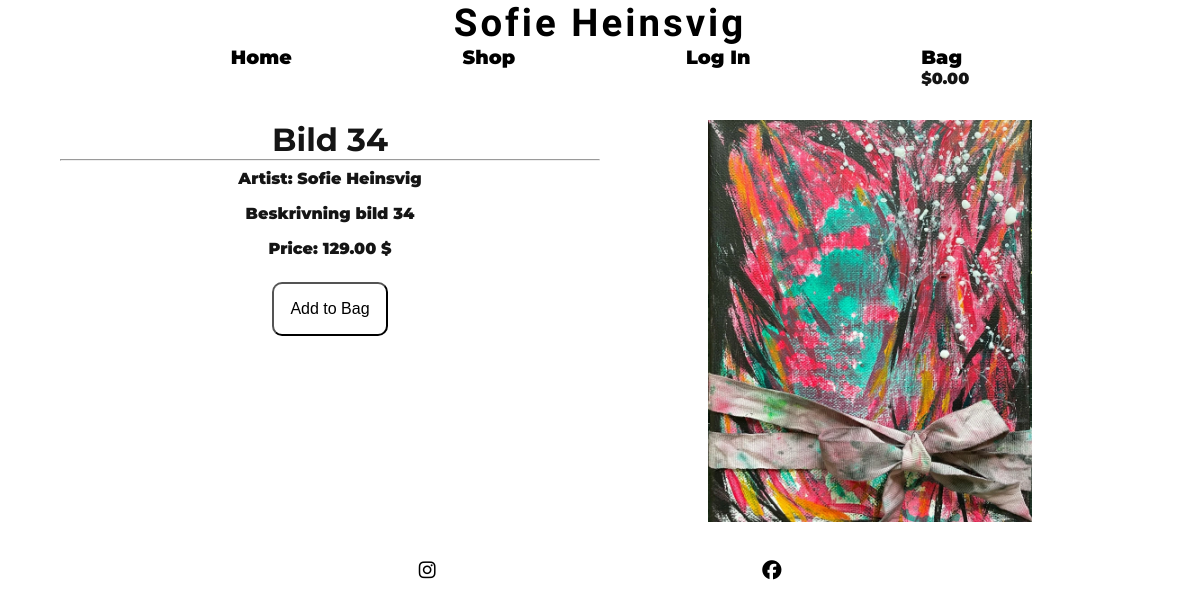
/store/product/2/, run on the app's committed database.
### store/models.py (models this page shows, shortened)
class Product(models.Model):
    name = models.CharField(max_length=255)
    description = models.TextField()
    price = models.DecimalField(max_digits=8, decimal_places=2)
    image = models.ImageField(upload_to='product_images/')
    category = models.ForeignKey(Category, on_delete=models.CASCADE)
    artist = models.ForeignKey(Artist, on_delete=models.CASCADE)
    created_at = models.DateTimeField(auto_now_add=True)

class Artist(models.Model):
    name = models.CharField(max_length=255)
    def __str__(self):
        return self.name

### store/views.py (the view)
# urls.py: path('product/<int:pk>/', views.product_detail, name='product_detail'),
def product_detail(request, pk):
    product = get_object_or_404(Product, pk=pk)
    context = {
        'product': product,
    }
    return render(request, 'store/product_detail.html', context)

### bag/contexts.py (called while the page is built, shortened)
def bag_contents(request):
    bag_items = []
    total = 0
    product_count = 0
    bag = request.session.get('bag', {})
    context = {
        'bag_items': bag_items,
        'total': total,
        'product_count': product_count,
    }
    return context

### store/templates/store/product_detail.html (shortened to what this page needs)
{% extends "base.html" %}
{% load static %}
{% block content %}
    <div class="product-detail">
        <div>
            <h1>{{ product.name }}</h1>
            <hr>
            <p>Artist: {{ product.artist }}</p>
            <p>{{ product.description }}</p>
            <p>Price: {{ product.price }} $</p>
            <form method="POST" action="{% url 'add_to_bag' product.id %}">
                <input type="submit" value="Add to Bag" class="submit-button">
            </form>
        </div>
        <div>
            <img src="{{ product.image.url }}" alt="{{ product.name }}">
        </div>
    </div>
{% endblock %}

### static/css/style.css (style rules this page uses)
* { margin: 0; padding: 0; box-sizing: border-box; }
body { font-family: Montserrat, sans-serif; color: #151515; position: relative; font-weight: 900; font-size: 1rem; width: 90vw; margin-inline: auto; }
img { max-width: 100%; }
.product-detail { display: grid; grid-template-columns: 1fr 1fr; text-align: center; padding-top: 2em; }
.product-detail img { width: 60%; }
.product-detail p { padding: 0.5em; }
.submit-button { padding: 1em; font-size: 1em; margin-top: 1em; border-radius: 10px; background-color: white; }

### data on the page
Product: name "Bild 34", artist "Sofie Heinsvig", description "Beskrivning bild 34", price "129.00", image (picture)
